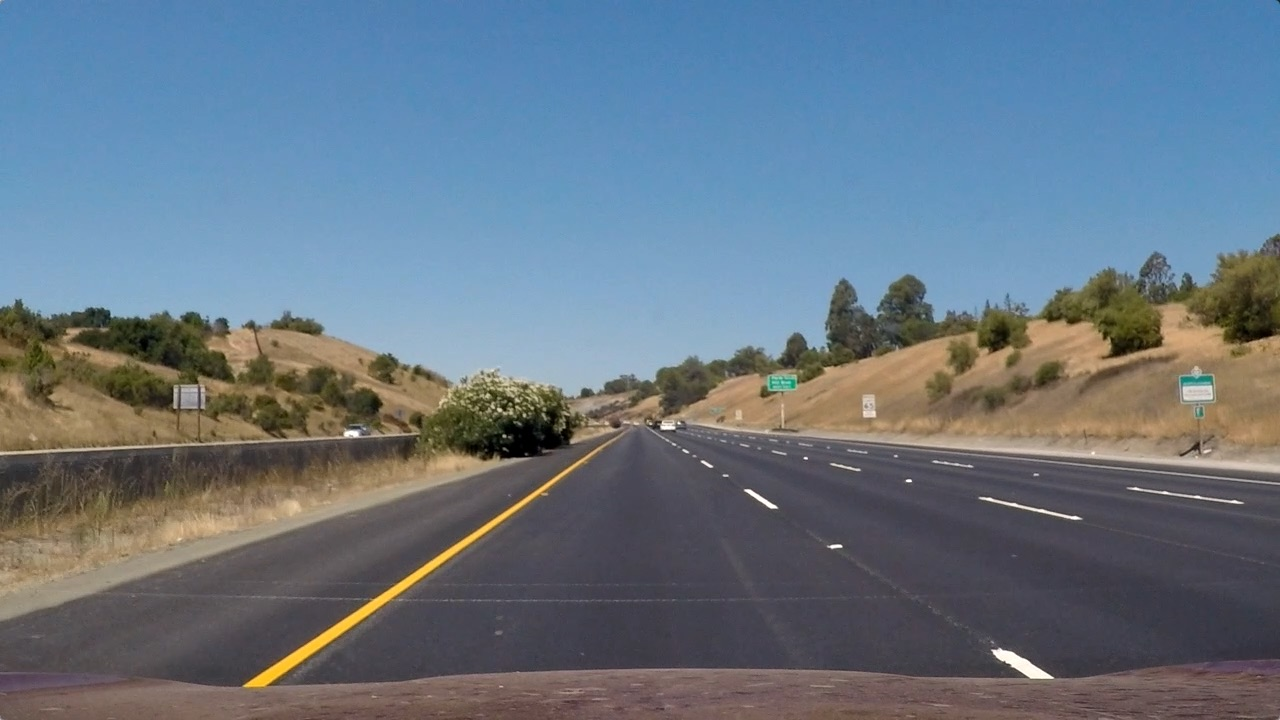
#> input picture test_images/straight_lines1.jpg, 1280 x 720 px, given in place of the camera
$ python read_camera.py
#> lines starting #> are read from the running program, lines starting #| are printed output that depends on the picture; after the words box and inside, x2 and y2 are one past the last pixel; in counts of white or black regions, pixels touching at a corner belong together
#system import
import numpy as np

import cv2

##########################[DEFINE]#################################
font = cv2.FONT_HERSHEY_PLAIN

lower_yellow = np.array([20, 100, 100])
upper_yellow = np.array([30, 255, 255])

###################################################################
#                                                                 #
#######################[custom function]###########################
#this function is a simple cv2.resizeWindow
def resizeWindow(window_name,val_with,val_height):
    return cv2.resizeWindow(window_name,val_with,val_height)

def imshow(window_name,img):
    return cv2.imshow(window_name,img)

def imread(path_file,flag):
    return imread(path_file,flag)

def waitKey(num):
    return cv2.waitKey(num)

def resize(img,x,y):
    return cv2.resize(img,(x,y))

def moveWindow(window_name,x,y):
    return cv2.moveWindow(window_name,x,y)

def setWindowTitle(window_name,msg):
    return cv2.setWindowTitle(window_name,msg)

def show4Img(window_name,img_0,img_1,img_2,img_3):
    with_val = 720
    height_val = 540
    half_with = int(with_val/2)
    half_height = int(height_val/2)
    cv2.namedWindow(window_name, cv2.WINDOW_NORMAL)
    resizeWindow(window_name,with_val,height_val)
    #moveWindow(window_name,0,0) #move to home
    setWindowTitle(window_name,'hello world')

    #resize img
    img_0_fix = cv2.resize(img_0,(half_with,half_height))
    img_1_fix = cv2.resize(img_1,(half_with,half_height))
    img_2_fix = cv2.resize(img_2,(half_with,half_height))
    img_3_fix = cv2.resize(img_3,(half_with,half_height))

    row_0 = np.concatenate((img_0_fix,img_1_fix),axis=1)
    row_1 = np.concatenate((img_2_fix,img_3_fix),axis=1)
    pic = np.concatenate((row_0,row_1),axis=0)

    cv2.imshow(window_name,pic)

def convert2DTo3D(img):
    return cv2.cvtColor(img,cv2.COLOR_GRAY2BGR)

def inRange(img,low,high):
    return cv2.inRange(img,low,high)

def cvtColor(img,flag):
    return cv2.cvtColor(img,flag)
def GaussianBlur(img,kernel_size):
    return cv2.GaussianBlur(img,(kernel_size,kernel_size),0)

###################################################################

cap = cv2.VideoCapture(0)

while(True):
    # Capture frame-by-frame
    ret, frame = cap.read()
#> frame is the input picture: shape (720, 1280, 3); mean B, G, R 131.2, 117.7, 103.2
    #frame = cv2.imread('../test_images/straight_lines2.jpg',1)

    # Our operations on the frame come here
    gray = cvtColor(frame, cv2.COLOR_BGR2GRAY)
    hsv = cvtColor(frame,cv2.COLOR_BGR2HSV)
#> in cvtColor (call 2), `return cv2.cvtColor(img,flag)`: returned value: shape (720, 1280, 3); mean H, S, V 85.5, 85, 143.4

    mask_white = inRange(gray,200,255)
#> in inRange, `return cv2.inRange(img,low,high)`:
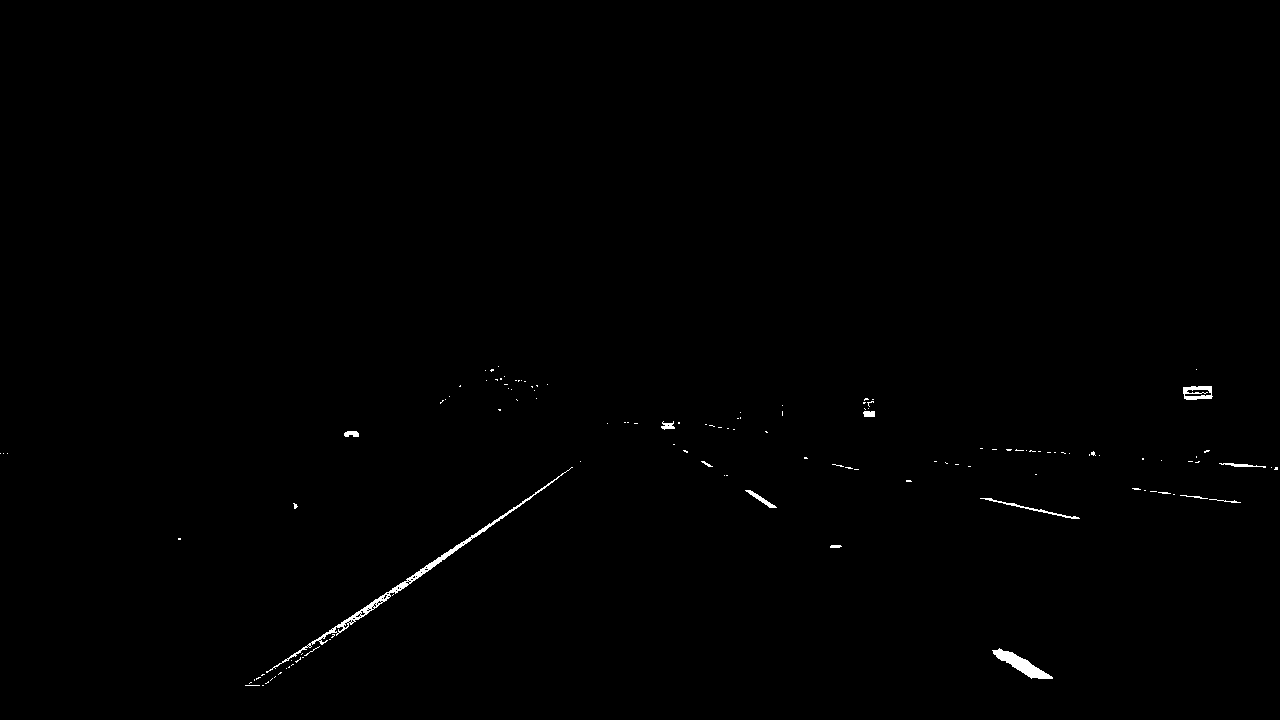
#> returned value: shape (720, 1280); 0.38% white; 129 white regions (116 under 20 px), largest, box (x1, y1, x2, y2) and area: (266, 467, 573, 673) 1316, (992, 648, 1053, 679) 647, (1183, 386, 1213, 400) 272
    #mask_yellow = inRange(hsv,lower_yellow,upper_yellow)
    #mask_yw = cv2.bitwise_or(mask_white, mask_yellow)

    gauss_gray = GaussianBlur(mask_white,5)
    canny_egdes = cv2.Canny(gauss_gray,50,150)
#> canny_egdes: shape (720, 1280); 0.36% white in thin lines or dots, all inside (x1, y1, x2, y2) = (178, 368, 1279, 687)
    #gauss = cv2.GaussianBlur()
    # Display the resulting frame
    #imshow('nomal',mask_white)


    show4Img('my output',frame,convert2DTo3D(gray),convert2DTo3D(mask_white),convert2DTo3D(canny_egdes))
#> in show4Img, `with_val = 720`: with_val = 720
#> in show4Img, `half_with = int(with_val/2)`: half_with = 360
#> in show4Img, `img_0_fix = cv2.resize(img_0,(half_with,half_height))`:
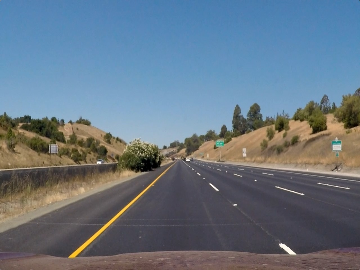
#> img_0_fix: shape (270, 360, 3); mean B, G, R 131.1, 117.7, 103.1
#> in show4Img, `img_1_fix = cv2.resize(img_1,(half_with,half_height))`:
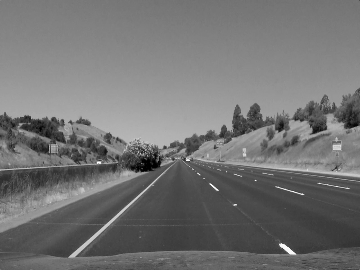
#> img_1_fix: shape (270, 360, 3); min 0, max 254, mean 114.8
#> in show4Img, `img_2_fix = cv2.resize(img_2,(half_with,half_height))`:
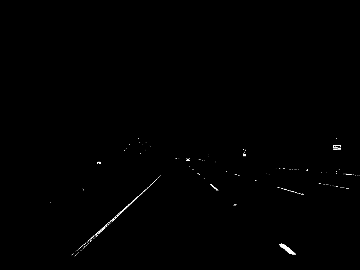
#> img_2_fix: shape (270, 360, 3); min 0, max 255, mean 1
#> in show4Img, `row_0 = np.concatenate((img_0_fix,img_1_fix),axis=1)`:
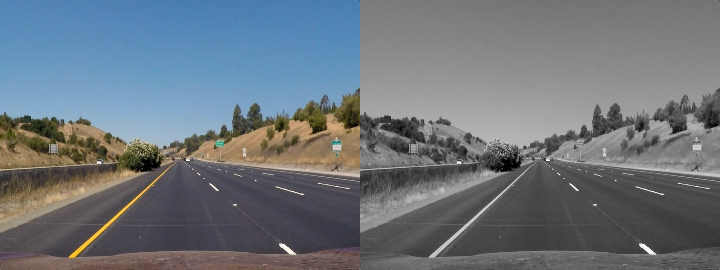
#> row_0: shape (270, 720, 3); mean B, G, R 123, 116.2, 109
#> in show4Img, `row_1 = np.concatenate((img_2_fix,img_3_fix),axis=1)`:
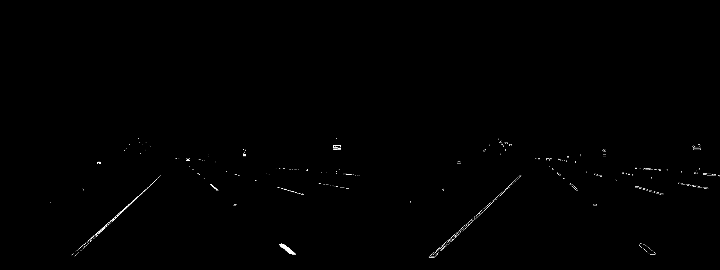
#> row_1: shape (270, 720, 3); min 0, max 255, mean 1
#> in show4Img, `pic = np.concatenate((row_0,row_1),axis=0)`:
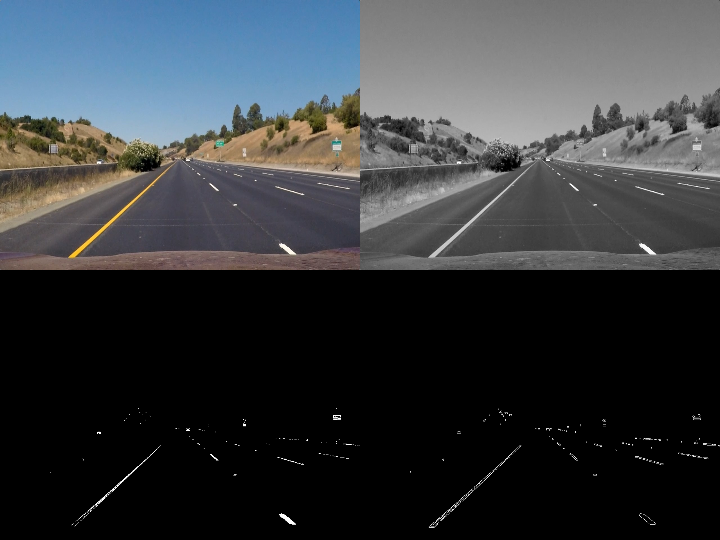
#> pic: shape (540, 720, 3); mean B, G, R 62, 58.6, 55

    if waitKey(1) & 0xFF == ord('q'):
#> (key q is pressed here)
        break

# When everything done, release the capture
cap.release()
cv2.destroyAllWindows()

$ run again, on test_images/straight_lines2.jpg
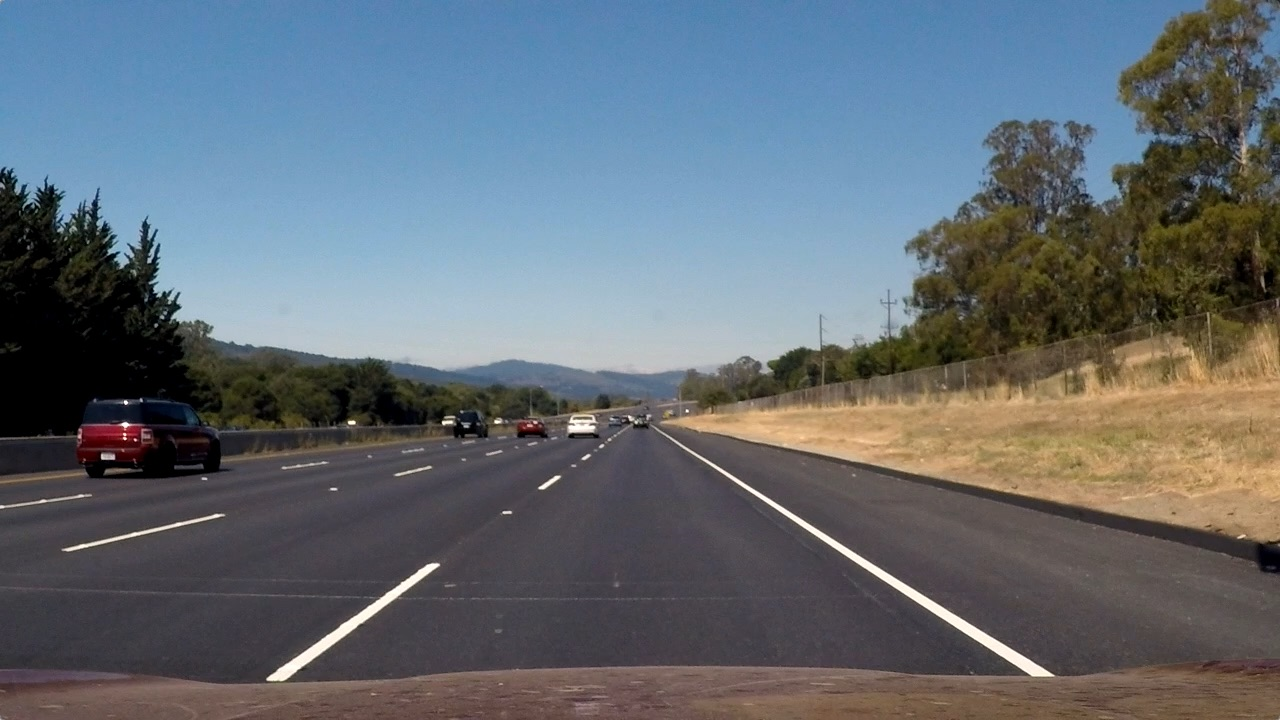
#> input picture test_images/straight_lines2.jpg, 1280 x 720 px, given in place of the camera
#> frame is the input picture: shape (720, 1280, 3); mean B, G, R 115.1, 107.7, 99.4
#> in inRange, `return cv2.inRange(img,low,high)`:
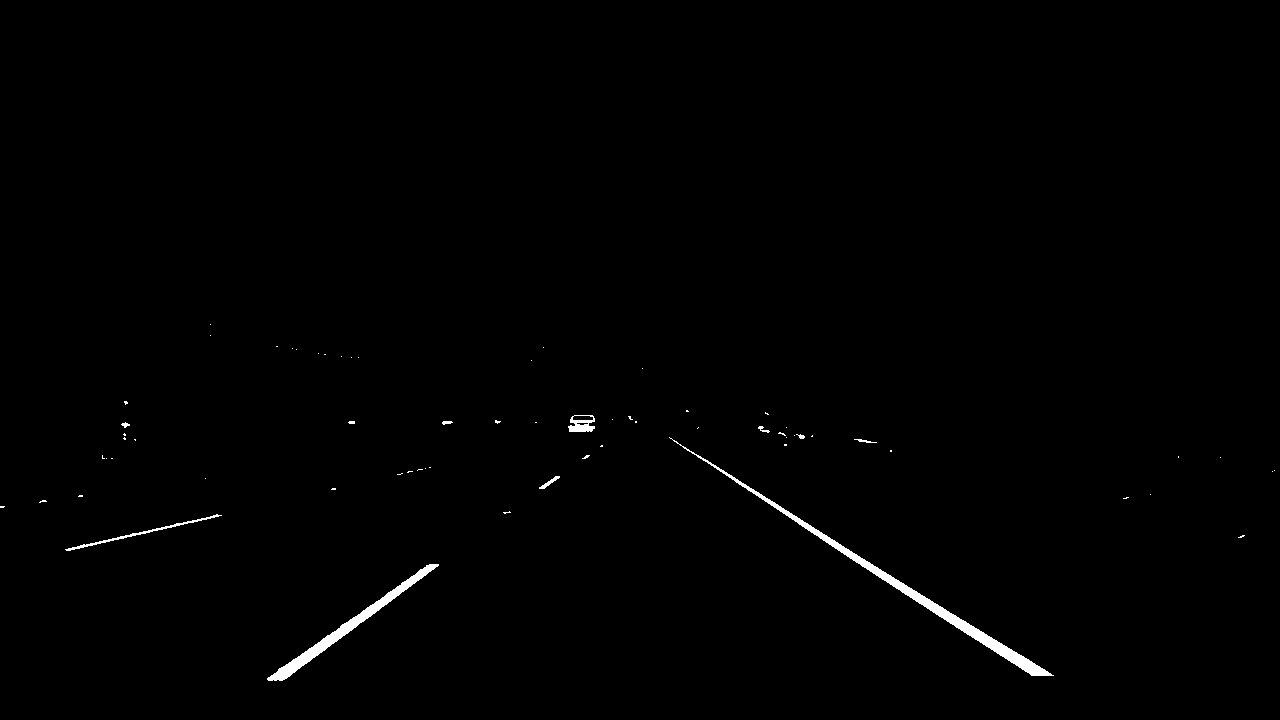
#> returned value: shape (720, 1280); 0.65% white; 66 white regions (56 under 20 px), largest, box (x1, y1, x2, y2) and area: (669, 437, 1054, 676) 2978, (267, 564, 439, 681) 1856, (65, 514, 222, 551) 389
#> canny_egdes: shape (720, 1280); 0.31% white in thin lines or dots, all inside (x1, y1, x2, y2) = (0, 345, 1276, 681)
#> with_val = 720
#> half_with = 360
#> in show4Img, `pic = np.concatenate((row_0,row_1),axis=0)`:
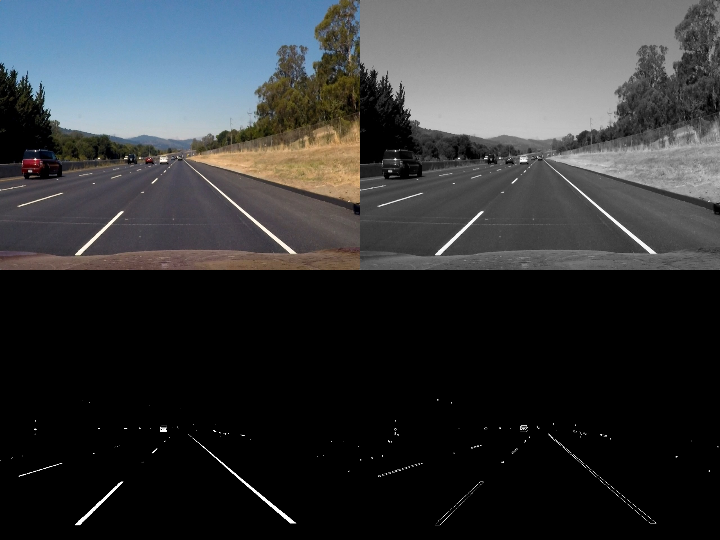
#> pic: shape (540, 720, 3); mean B, G, R 55.9, 54, 51.9

$ run again, on test_images/test1.jpg
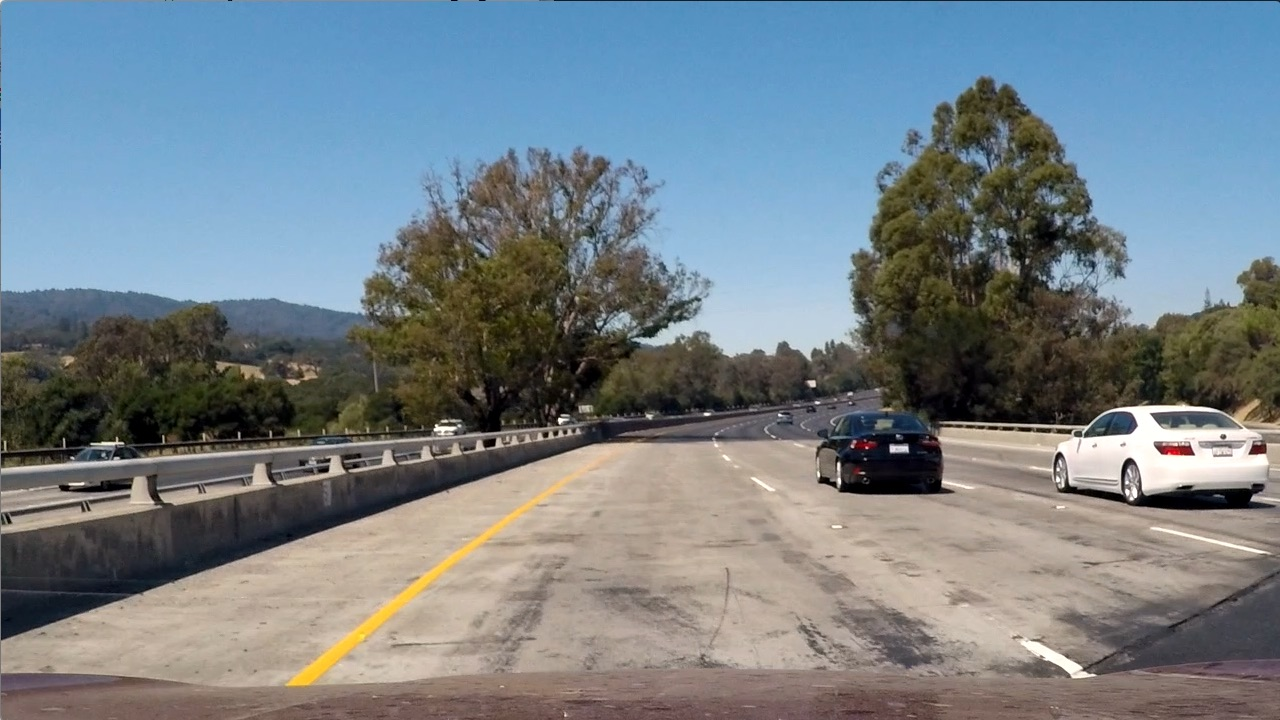
#> input picture test_images/test1.jpg, 1280 x 720 px, given in place of the camera
#> frame is the input picture: shape (720, 1280, 3); mean B, G, R 135.5, 128.7, 117.5
#> in inRange, `return cv2.inRange(img,low,high)`:
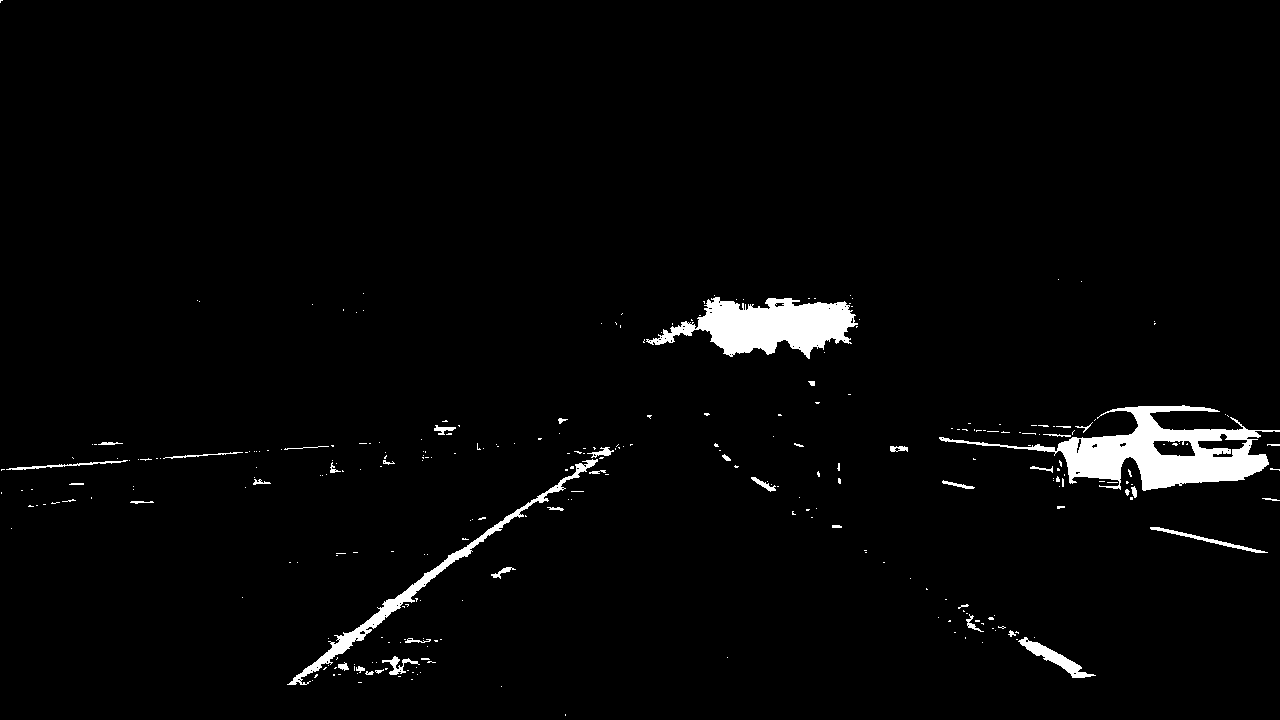
#> returned value: shape (720, 1280); 2.6% white; 300 white regions (256 under 20 px), largest, box (x1, y1, x2, y2) and area: (939, 405, 1280, 491) 9557, (646, 297, 858, 359) 7015, (287, 459, 598, 685) 2925
#> canny_egdes: shape (720, 1280); 0.91% white in thin lines or dots
#> with_val = 720
#> half_with = 360
#> in show4Img, `pic = np.concatenate((row_0,row_1),axis=0)`:
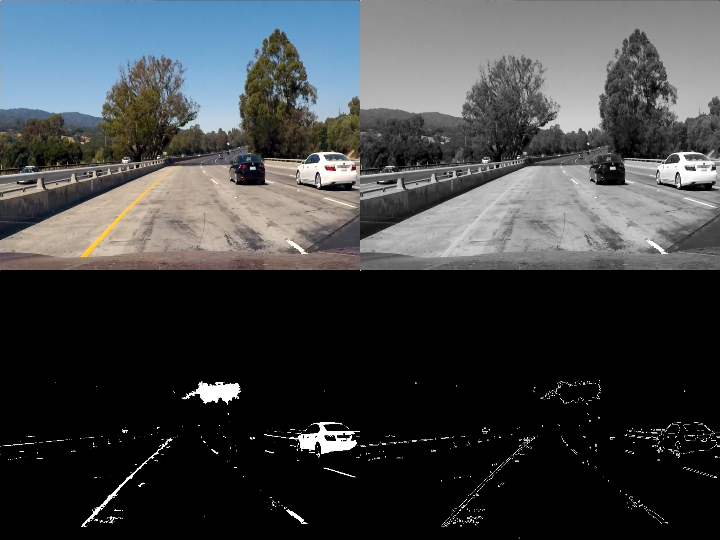
#> pic: shape (540, 720, 3); mean B, G, R 67.6, 65.9, 63.1

$ run again, on test_images/test2.jpg
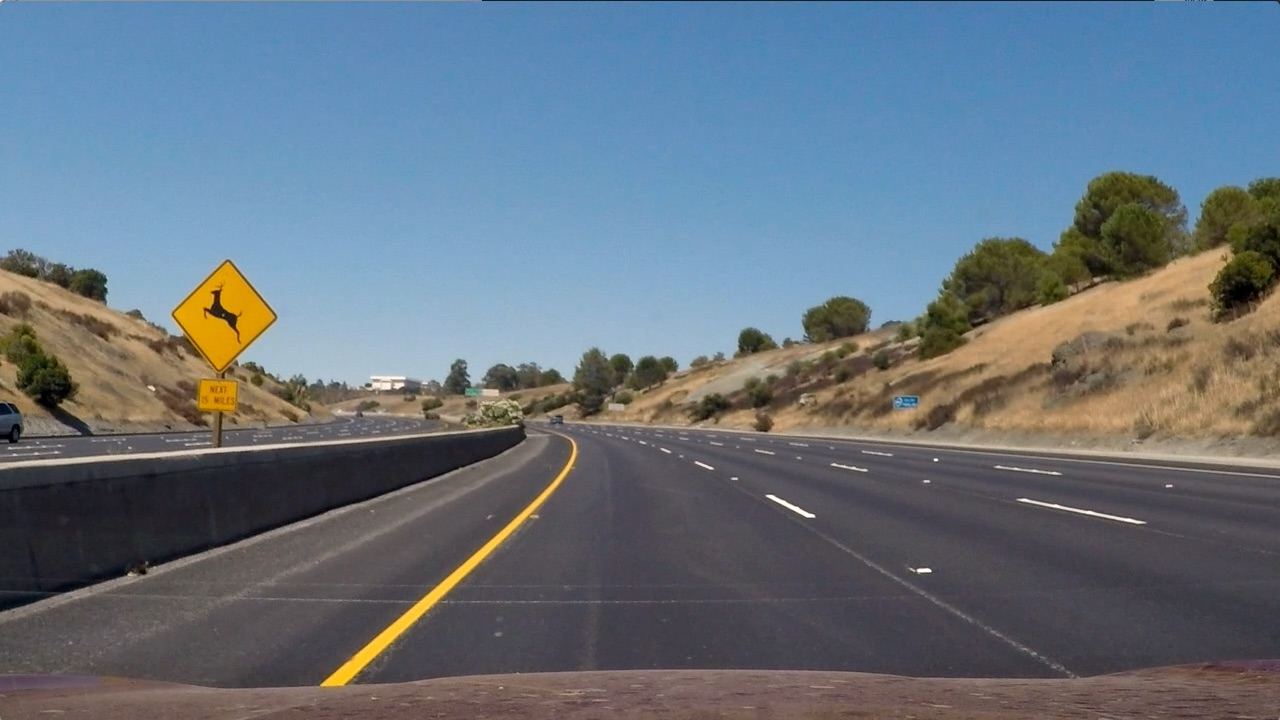
#> input picture test_images/test2.jpg, 1280 x 720 px, given in place of the camera
#> frame is the input picture: shape (720, 1280, 3); mean B, G, R 125.5, 114.6, 102.8
#> canny_egdes: shape (720, 1280); 0.33% white in thin lines or dots, all inside (x1, y1, x2, y2) = (0, 0, 1172, 686)
#> with_val = 720
#> half_with = 360
#> in show4Img, `pic = np.concatenate((row_0,row_1),axis=0)`:
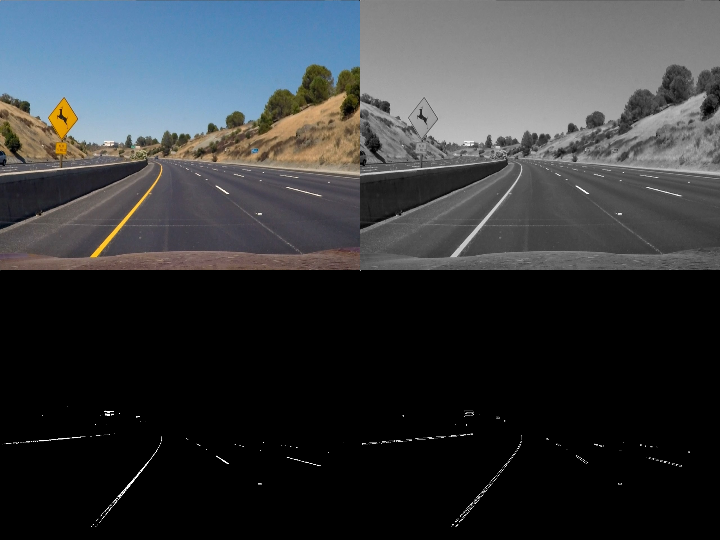
#> pic: shape (540, 720, 3); mean B, G, R 59.9, 57.1, 54.2
